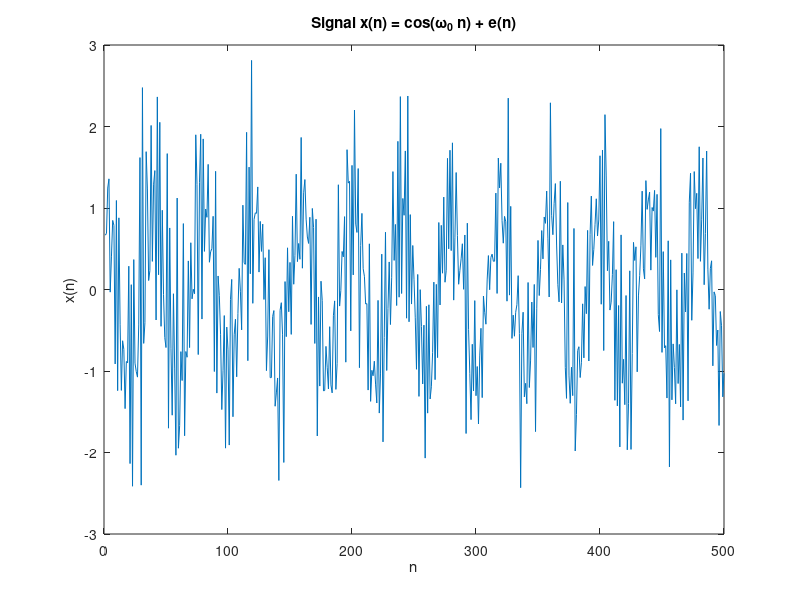
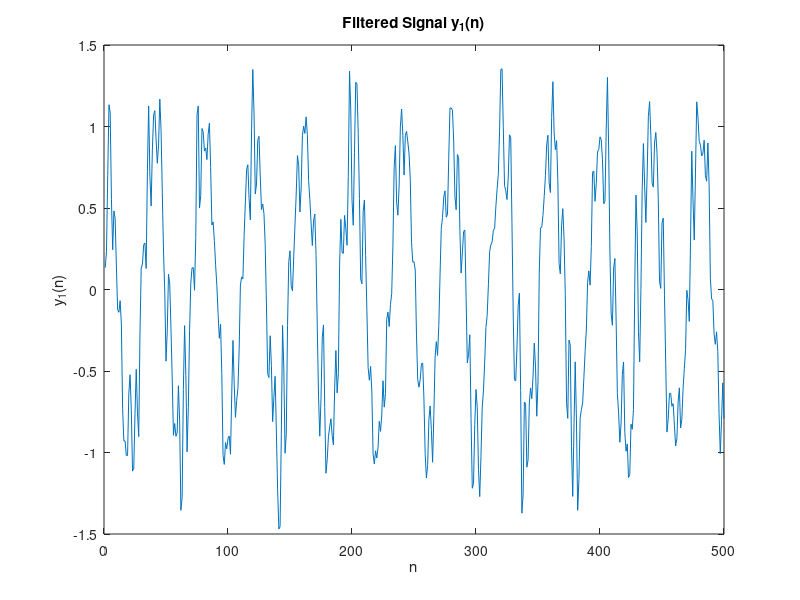
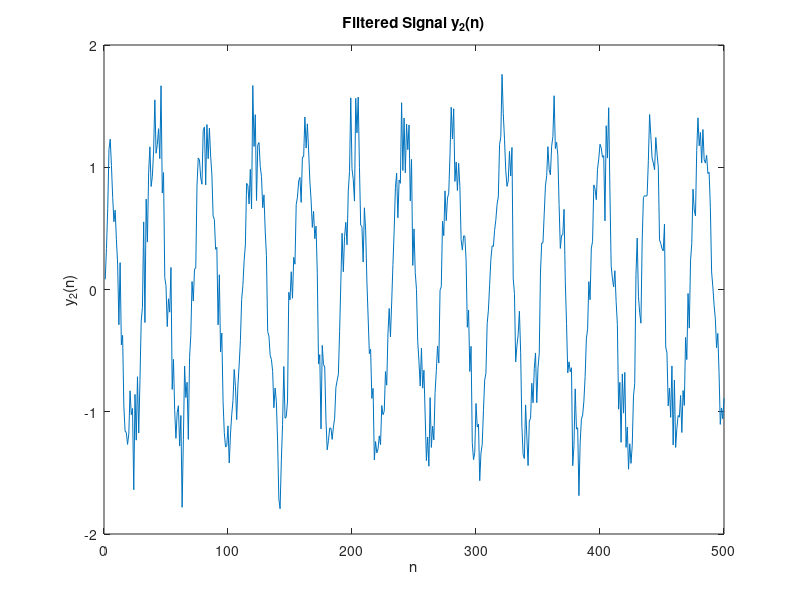
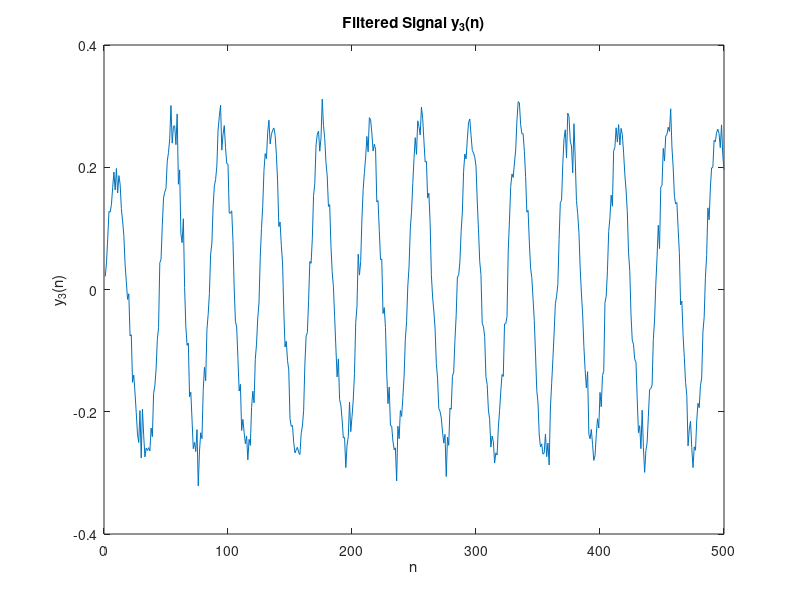

The MATLAB source for these figures, in order: (Note: this script raises an error after producing the figures.)
clear
% (a)
d1 = 0.03;              % peak passband ripple
Rp = -20*log10(1-2*d1); % maximum passband attenuation
Rs = 30;                % minimum stopband attenuation
Wp = 0.1*pi;            % passband edge
Ws = 0.25*pi;           % stopband edge
% elliptic fillter
[N,Wp] = ellipord(Wp,Ws,Rp,Rs);
[b1,a1] = ellip(N,Rp,Rs,Wp);
disp('The coefficients of numerator B(z):');
disp(b1);
disp('The coefficients of denominator A(z):');
disp(a1);

% (b)
% Noise component
noise = randn(1,500);
b0 = [1,-1]/2;          % coefficients of highpassfilter
a0 = 1;
e = conv(b0,noise);

% (c)
% Input signal x(n)
n = 1:500;              % 500 points input
x0 = cos(0.05.*pi.*n);  % original signal x0(n)
x = x0 + e(1:500);             % practical x(n)
figure
plot(n,x)
title('Signal x(n) = cos(\omega_0 n) + e(n)')
xlabel('n')
ylabel('x(n)')

% Filtered signal y1(n)
y1 = zeros(1,500);
y1(1,1) = b1(1)*x(1,1);
y1(1,2) = b1(1)*x(1,2) + b1(2)*x(1,1) - a1(1)*y1(1,1);
state1 = y1(1,2);
state2 = y1(1,1);
for i = 3:500
    input = b1(1)*x(1,i) + b1(2)*x(1,i-1) + b1(3)*x(1,i-2);
    y_buffer = input - a1(2)*state1 - a1(3)*state2;
    state2 = state1;
    state1 = y_buffer;
    y1(1,i) = y_buffer;
end
figure
plot(n,y1)
title('Filtered Signal y_1(n)')
xlabel('n')
ylabel('y_1(n)')

% Filtered signal y2(n)
b2 = [1,3,3,3]/8;       % coefficients of filter 2
a2 = 1;
y2 = conv(b2,x);
figure
plot(n,y2(1:500))
title('Filtered Signal y_2(n)')
xlabel('n')
ylabel('y_2(n)')

% Filtered signal y3(n)
b3 = [ones(1,31)]/31;   % coefficients of filter 3
a3 = 1;
y3 = conv(b3,x);
figure
plot(n,y3(1:500))
title('Filtered Signal y_3(n)')
xlabel('n')
ylabel('y_3(n)')

% (c)
% Filter 1
figure
[h1,w1] = freqz(b1,a1);
subplot(2,1,1)
plot(w1/pi,abs(h1))
grid on
title('Magnitude Response of Filter 1 |H_1(e^j^\omega)|')
ylabel('Magnitude')
axis([0 1 0 1])

subplot(2,1,2)
plot(w1/pi,db(h1))
grid on
xlabel('Normalized Frequency (\times\pi rad/sample)')
ylabel('Magnitude (dB)')

% Filter 2
figure
[h2,w2] = freqz(b2,a2);
subplot(2,1,1)
plot(w2/pi,abs(h2))
grid on
title('Magnitude Response of Filter 2 |H_2(e^j^\omega)|')
ylabel('Magnitude')
axis([0 1 0 1.5])

subplot(2,1,2)
plot(w2/pi,db(h2))
grid on
xlabel('Normalized Frequency (\times\pi rad/sample)')
ylabel('Magnitude (dB)')

% Filter 3
figure
[h3,w3] = freqz(b3,a3);
subplot(2,1,1)
plot(w3/pi,abs(h3))
grid on
title('Magnitude Response of Filter 3 |H_3(e^j^\omega)|')
ylabel('Magnitude')
axis([0 1 0 1])

subplot(2,1,2)
plot(w3/pi,db(h3))
grid on
xlabel('Normalized Frequency (\times\pi rad/sample)')
ylabel('Magnitude (dB)')
